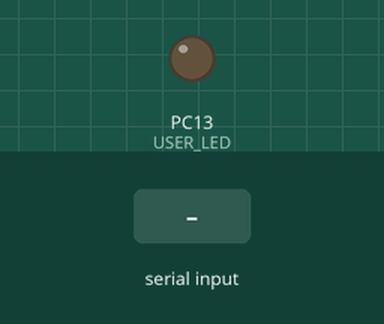
Recording of a sketch running on a simulated STM32 Blue Pill. Shown: output pins drawn as LEDs (lit = HIGH). Inputs (shaded band) come from the test bench. What the sketch prints to the serial monitor is not drawn.

Above: at 1.2 s.
1.3 s: "1\n" received over Serial
At 1.41 s:
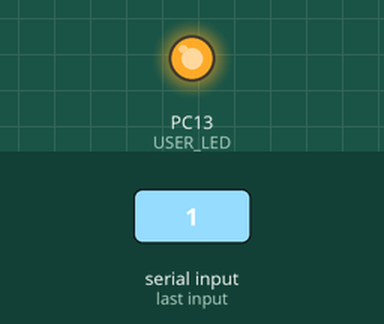
Timing chart, 0 to 4.3 s (numbered marks = the images above; inputs shaded):
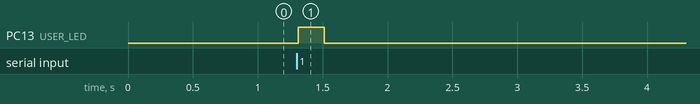

Measured:
- after the input at 1.3 s, PC13 (USER_LED): LOW → HIGH at once, → LOW 0.20 s later

The sketch:

UART.ino
```cpp
#include <mcp2515.h>


#define USER_LED PC13

#define CAN_ID     (0x01)
#define SPI_CS_PIN (PA0 )


MCP2515 mcp2515(SPI_CS_PIN);

struct can_frame tx, rx;


/**
 * Flash the user LED for a given duration
 *
 * @param duration The time, in milliseconds, to keep  the LED on for
 */
void
flash_led(int duration)
{
  digitalWrite(USER_LED, 1);
  delay(duration);
  digitalWrite(USER_LED, 0);
}

/**
 * Set-up serial, CAN peripheral, tx frame, and enable the user LED
 */
void
setup(void)
{
  /* Set-up serial, timeout at 5s */
  Serial.setTimeout(5000);
  Serial.begin(9600);

  /* Set-up CAN peripheral */
  mcp2515.reset();
  mcp2515.setBitrate(CAN_125KBPS);
  mcp2515.setNormalOneShotMode();

  /* Set tx frame id and clear it */
  tx.can_id = CAN_ID;
  tx.can_dlc = 0;
  for (int i = 0; i < sizeof(tx.data); i++) tx.data[i] = ' ';

  /* Enable user LED */
  pinMode(USER_LED, OUTPUT);
}

/**
 * Read and send up to 8 characters from serial over CAN bus, printing to serial the sent frames,
 * and also print any received frames.
 */
void
loop(void)
{
  /* Read in characters into a frame to transmit */
  while (Serial.available())
  {
    char c = Serial.read();
    flash_led(100);

    /* If a character is not an EOL marker, add it to the frame */
    if (c != '\r' && c != '\n')
    {
      tx.data[tx.can_dlc] = c;
      tx.can_dlc++;
    }

    /* If an EOL character was read or the frame is full */
    if (
        (tx.can_dlc > 0) &&
        (c == '\r' || c == '\n' || tx.can_dlc == sizeof(tx.data))
       )
    {
      /* Inform transmission over serial, e.g.
       * "> Transmitting |G C1 S| with reported |DLC:6|" */
      Serial.print("> Transmitting |");
      for (int i = 0; i < sizeof(tx.data); i++) Serial.print((char)tx.data[i]);
      Serial.print("| with reported |DLC:");
      Serial.print(tx.can_dlc);
      Serial.println("|");

      /* Send the frame */
      mcp2515.sendMessage(&tx);

      /* Clear frame for next transmission */
      for (int i = 0; i < tx.can_dlc; i++) tx.data[i] = ' ';
      tx.can_dlc = 0;
    }
  }

  /* If a frame is received */
  if (mcp2515.readMessage(&rx) == MCP2515::ERROR_OK)
  {
    flash_led(50);

    /* Output it to serial, e.g.
     * "> Received: |ID:0xDC| |DLC:8| -> |S C1 001|" */
    Serial.print("> Received: ");
    Serial.print("|ID:");
    Serial.print(rx.can_id, HEX);
    Serial.print("| |DLC:");
    Serial.print(rx.can_dlc);
    Serial.print("| -> |");
    for (size_t i = 0; i < rx.can_dlc; i++)
    {
      Serial.print((char)rx.data[i]);
    }
    Serial.println("|");
  }

  delay(20);
}
```
